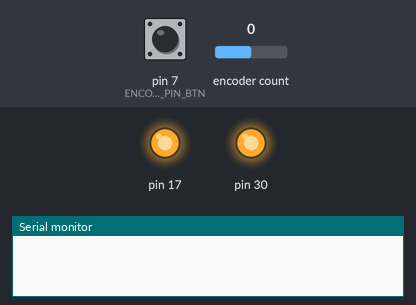
The program below on a simulated Arduino Leonardo, built with avr-gcc and run on an emulated ATmega32U4. Parts: output pins drawn as LEDs (lit = HIGH), the last lines printed to the serial monitor. Inputs (shaded band) come from the test bench; at power-on: pin 7 (ENCODER_PIN_BTN) HIGH, encoder count 0. The local clock reads 2024-03-15 10:24:30 at power-on unless the program sets it.

Above: at 1.4 s.
1.5 s: pin 7 (ENCODER_PIN_BTN) driven LOW
At 1.8 s:
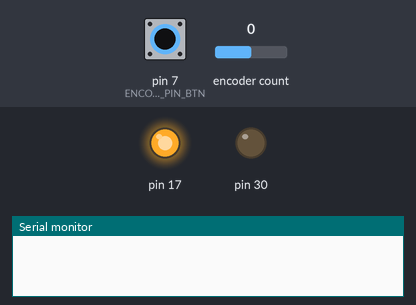
3.0 s: pin 7 (ENCODER_PIN_BTN) driven HIGH
At 4.0 s:
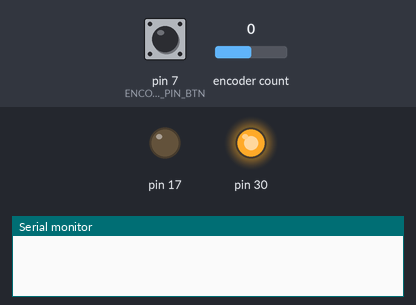
6.0 s: pin 7 (ENCODER_PIN_BTN) pulsed LOW 5 times (0.12 s each, 0.3 s apart)
At 8.1 s:
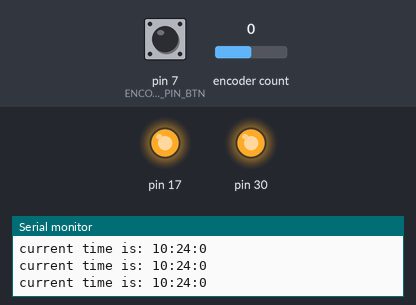
Timing chart, 0 to 9.6 s (numbered marks = the images above; inputs shaded):
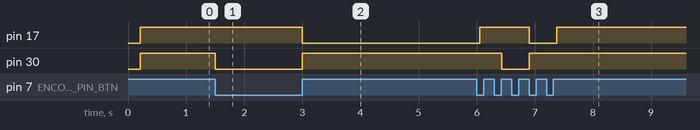

The program:

main.cpp
```cpp
#include "Arduino.h"
#include "config.h"
#include <SoftwareSerial.h>
#include <Wire.h>
#include "debouncer.cpp"

#include <Rotary.h>   // platformio lib install 275
#include <DS3231.h>   // platformio lib install 1379
#include <Wire.h>

// Serial, RS485
SoftwareSerial rs485(RS485_PIN_RX, RS485_PIN_TX);

// RTC
DS3231 rtc;
uint8_t sec, min, hour;
bool clock_century = false;
bool clock_pm_flag = false;
bool clock_has_pm  = false;

// time setting & encoder
Rotary encoder = Rotary(ENCODER_PIN_UP, ENCODER_PIN_DOWN);
Debouncer btn_debounce( 390 );
uint8_t current_enc_state = 0;
uint8_t current_hour      = 0;
uint8_t current_min       = 0;

// Serial debug macros
#ifdef ENABLE_SERIAL_DBG
  #define serial_debug(args...) Serial.print(args);
  #define serial_debugln(args...) Serial.println(args);
#else
  #define serial_debug(args);
  #define serial_debugln(args);
#endif

//
// Fallblatt module functions
//

// send RS485 break condition
void send_rs485_break( int ms=30 ){
  rs485.end();
  // start in lower baudrate and send zero is basically break
  rs485.begin( 1200 );
  byte x[10];
  memset( x, 0x00, 10 );
  rs485.write( x, 10 );
  rs485.end();
  rs485.begin( 19200 );
}

// set module position
void panel_goto( uint8_t addr, uint8_t position ){
  send_rs485_break();
  rs485.write( 0xFF );
  rs485.write( 0xC0 );
  rs485.write( addr );
  rs485.write( position );
}

// read position from module
uint8_t panel_get_pos( uint8_t addr ){
  uint8_t res = 0;
  send_rs485_break();
  rs485.write( 0xFF );
  rs485.write( 0xD0 );
  rs485.write( addr );
  res = rs485.read();
  return res;
}

// calculate position minute module
uint8_t calc_min_pos( uint8_t pos ){
  if ( pos < 31 ) {
    return pos+30;
  }
  return pos-31;
}


//
// RTC Clock functions
//


void rtc_get(){
    hour  = rtc.getHour(clock_pm_flag, clock_has_pm);
    min   = rtc.getMinute();
    sec   = rtc.getSecond();
}


//
// Encoder functions
//

// gets called when encoder button pressed
void encoder_btn_interrupt(){
  // check if press is bounce
  if ( !btn_debounce.check() ){
    return;
  }
  // if not in time-setting-mode turn on and set to hour
  if ( current_enc_state == 0 ){
    current_hour = hour;
    current_enc_state = 1;
    return;
  }
  // if time setting was on hours set to minute
  if ( current_enc_state == 1 ){
    current_min = min;
    current_enc_state = 2;
    return;
  }
  // if time setting was on hours set save and exit flag
  if ( current_enc_state == 2 ){
    current_enc_state = 3;
    return;
  }
}

// process encoder input
// gets called every loop run
void encoder_loop(){

  // set leds according to state
  if ( current_enc_state == 1 ){
    digitalWrite( LED_BUILTIN_TX, LOW );
  }
  else if ( current_enc_state == 2 ){
    digitalWrite( LED_BUILTIN_TX, HIGH );
    digitalWrite( LED_BUILTIN_RX, LOW);
  }
  // if state is 3, save current config
  else if ( current_enc_state == 3 ){
    rtc.setHour(current_hour);
    rtc.setMinute(current_min);
    rtc.setSecond(0);
    delay(50);
    // exit time-setting mode
    current_enc_state = 0;
    digitalWrite( LED_BUILTIN_RX, HIGH );
  }

  // Check if encoder has moved
  unsigned char enc_dir = encoder.process();

  // if yes, process encoder movement
  if ( enc_dir && current_enc_state > 0 ){

    // state 1 of 2: hour
    if ( current_enc_state == 1 ){
      if (enc_dir == DIR_CW){
        if ( current_hour < 23 ){
          current_hour = current_hour+1;
        }
        else {
          current_hour = 0;
        }
      } else {
        if ( current_hour > 0 ){
          current_hour = current_hour - 1;
        }
        else {
          current_hour = 23;
        }
      }
      serial_debugln(current_hour);
      panel_goto( MODULE_ADDR_HOUR, current_hour );
    }

    // state 2 of 2: minutes
    if ( current_enc_state == 2 ){
      if ( enc_dir == DIR_CW ){
        if ( current_min < 60 ){
          current_min = current_min + 1;
        }
        else {
          current_min = 0;
        }
      } else {
        if ( current_min > 0 ){
          current_min = current_min-1;
        }
        else {
          current_min = 59;
        }
      }
      uint8_t rpos = calc_min_pos( current_min );
      serial_debugln(current_min);
      panel_goto( MODULE_ADDR_MIN, rpos );
    }
  }

}


//
// Setup & main loop
//

// initial setup
void setup() {

  // init encoder
  pinMode( ENCODER_PIN_UP,   INPUT_PULLUP );
  pinMode( ENCODER_PIN_DOWN, INPUT_PULLUP );
  pinMode( ENCODER_PIN_BTN,  INPUT_PULLUP );

  // button press interrupt
  attachInterrupt(
    digitalPinToInterrupt( ENCODER_PIN_BTN ),
    encoder_btn_interrupt,
    CHANGE
  );
  sei();

  // init serial & rs485 SoftwareSerial
  #ifdef ENABLE_SERIAL_DBG
    Serial.begin( SERIAL_BAUD );
  #endif

  rs485.begin( 19200 ); // baudrate for modules is fixed
  rs485.flush();
  Serial.flush();

  // real time clock
  Wire.begin();
  rtc.setClockMode(false);  // set to 24h

  // load time from rtc and display to modules
  delay( 100 );
  rtc_get();
  //rtc.get( &sec, &min, &hour, &day, &month, &year );
  panel_goto( MODULE_ADDR_HOUR, hour );
  uint8_t rpos = calc_min_pos( min );
  panel_goto( MODULE_ADDR_MIN, rpos );
  delay( 100 );

  // turn off leds
  pinMode( LED_BUILTIN_TX, OUTPUT );
  digitalWrite( LED_BUILTIN_TX, HIGH );
  pinMode( LED_BUILTIN_RX, OUTPUT );
  digitalWrite( LED_BUILTIN_RX, HIGH );
}

// loop function
void loop() {

  // process time setting
  encoder_loop();

  // display time from rtc to modules
  // only updating if not in time-setting mode
  if ( current_enc_state == 0 ){
    rtc_get();
    if (sec == 0){
      serial_debug("current time is: ");
      serial_debug(hour);
      serial_debug(":");
      serial_debug(min);
      serial_debug(":");
      serial_debugln(sec);

      panel_goto( MODULE_ADDR_HOUR, hour );
      uint8_t rpos = calc_min_pos(min);
      panel_goto( MODULE_ADDR_MIN, rpos );
    }

  }

}
```

debouncer.cpp
```cpp
#include <Arduino.h>

/**
 * Super simple debouncer class
 **/
class Debouncer {
  unsigned long last_active;
  int min_delay;

  public:
  Debouncer(int minimal_delay) {
    last_active = 0;
    min_delay = minimal_delay;
  }

  boolean check(){
    if ( (millis() - last_active) > min_delay ){
      last_active = millis();
      return true;
    }
    else {
      return false;
    }
  }

};
```

config.h
```cpp
#ifndef __CONFIG_H
  #define __CONFIG_H

  #define SERIAL_BAUD       19200

  #define RS485_PIN_RX      9
  #define RS485_PIN_TX      10

  #define MODULE_ADDR_HOUR  82
  #define MODULE_ADDR_MIN   29

  #define ENCODER_PIN_UP    8
  #define ENCODER_PIN_DOWN  6
  #define ENCODER_PIN_BTN   7 // pin 7 is needed for interrupt

  #define ENABLE_SERIAL_DBG true


#endif
```

Measured:
- after the input at 1.5 s, pin 30: HIGH → LOW at once
- after the input at 3.0 s, pin 17: HIGH → LOW at once; pin 30: LOW → HIGH at once
- after the input at 6.0 s, pin 17: LOW → HIGH after 0.05 s, → LOW 0.85 s later, → HIGH 0.47 s later; pin 30: HIGH → LOW after 0.43 s, → HIGH 0.47 s later
